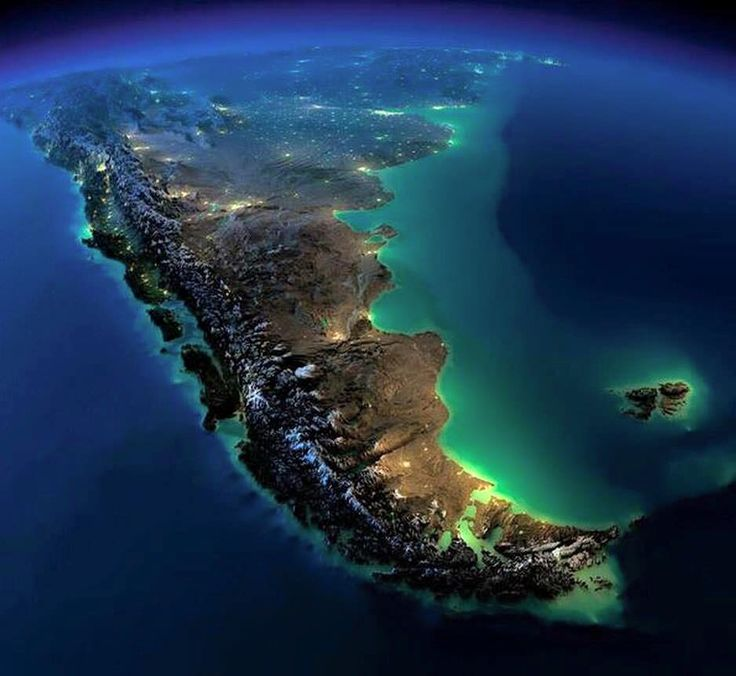
#> input picture argentina.jpg, 736 x 676 px, found by its file name
$ jupyter execute TP1.ipynb
#> lines starting #> are read from the running program, lines starting #| are printed output that depends on the picture; after the words box and inside, x2 and y2 are one past the last pixel; in counts of white or black regions, pixels touching at a corner belong together
[cell 1]
import os
from PIL import Image
#directorio = "/Users/vivi/Google Drive/ITBA/imagenes"
directorio = "/Users/juan/Google Drive/Mi unidad/facultad/itba/imagenes/"
directorio2 = "/Users/juan/Google Drive/Mi unidad/facultad/itba/imagenes/Landsat8/"

[cell 2]
# 2a)
# mostramos la imagen


# Armamos las rutas completas
ruta_img1 = os.path.join(directorio, "argentina.jpg")
ruta_img2 = os.path.join(directorio2, "LC08_224-078_2018-01-05_RGB.png")

# Abrimos las imágenes
img = Image.open(ruta_img1)
#> img is the input picture: PIL image 736x676 RGB; mean R, G, B 29, 54.4, 80.4
img2 = Image.open(ruta_img2)
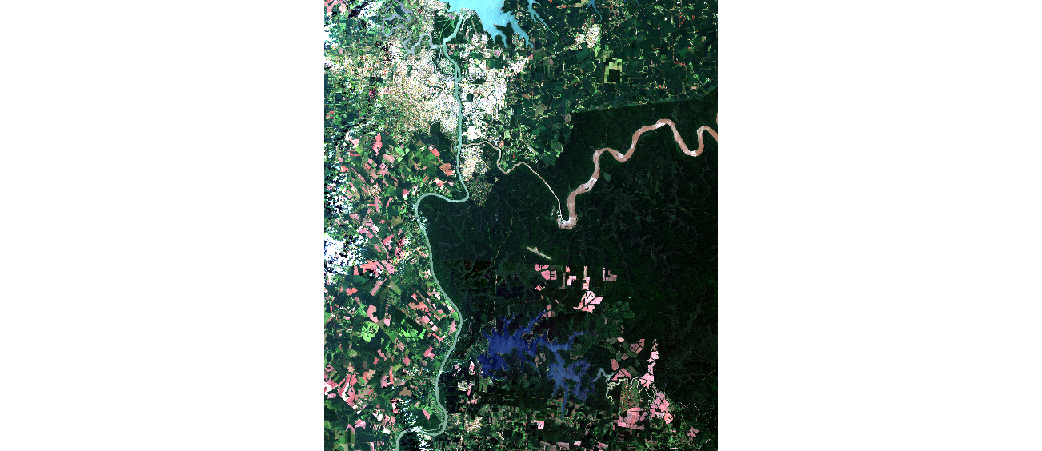
#> input picture LC08_224-078_2018-01-05_RGB.png, 1042 x 451 px, found by its file name
#> img2 is the input picture: PIL image 1042x451 RGBA; mean R, G, B, A 20.9, 29.2, 25.1, 96.4

# Mostramos las imágenes
display(img)
display(img2)

[cell 3]
# Definimos el nombre del nuevo archivo
nombre_archivo = "argentina2.jpg"

# Armamos la ruta completa
ruta_salida = os.path.join(directorio, nombre_archivo)

# Guardamos la imagen
img.save(ruta_salida)

[cell 4]
# 2c)
# Acá verificamos que la imagen satelital es de 4 canales, siendo el 4to el Alpha (transparencia). Algo comun en las imágenes png.
# una imagen JPG tiene 3 canales.
print("Imagen 1 es: ", img.mode)
#| Imagen 1 es:  RGB
print("Imagen 2 es: ", img2.mode)
#| Imagen 2 es:  RGBA

# Obtener el valor de un pixel en la imagen
pixel_img = img.getpixel((200, 150))
#> pixel_img = (64, 98, 144)
pixel_img2 = img2.getpixel((353, 353))
#> pixel_img2 = (104, 162, 97, 255)
print(f"Valor del pixel en (353, 353): {pixel_img}")
#| Valor del pixel en (353, 353): (64, 98, 144)
print(f"Valor del pixel en (200, 150): {pixel_img2}")
#| Valor del pixel en (200, 150): (104, 162, 97, 255)

# Esto nos devuelve el valor de la tupla para cada una de las posiciones. Podemos ver que para la imagen 1 es de 3 bandas (RGB) y para la imagen 2 es de 4 bandas (RGBA).

[cell 5]
# 2d) Copiar una parte de la imagen en otra imagen nueva
img_cortada = img2.crop((350, 250, 500, 400)).convert("RGB")  # (left, upper, right, lower)
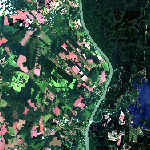
#> img_cortada: PIL image 150x150 RGB; mean R, G, B 60, 82.8, 71.6
display(img_cortada)

[cell 6]
#2e)
# Guardar la imagen cortada en un nuevo archivo
# Definimos el nombre del archivo de salida
nombre_corte = "imagen_cortada.png"

# Armamos la ruta completa
ruta_corte = os.path.join(directorio, nombre_corte)

# Guardamos la imagen cortada
img_cortada.save(ruta_corte)

[cell 7]
# 3
import numpy as np
import matplotlib.pyplot as plt

# usamos convert para pasar la imagen 1 a niveles de gris.
img_gris = img.convert("L")
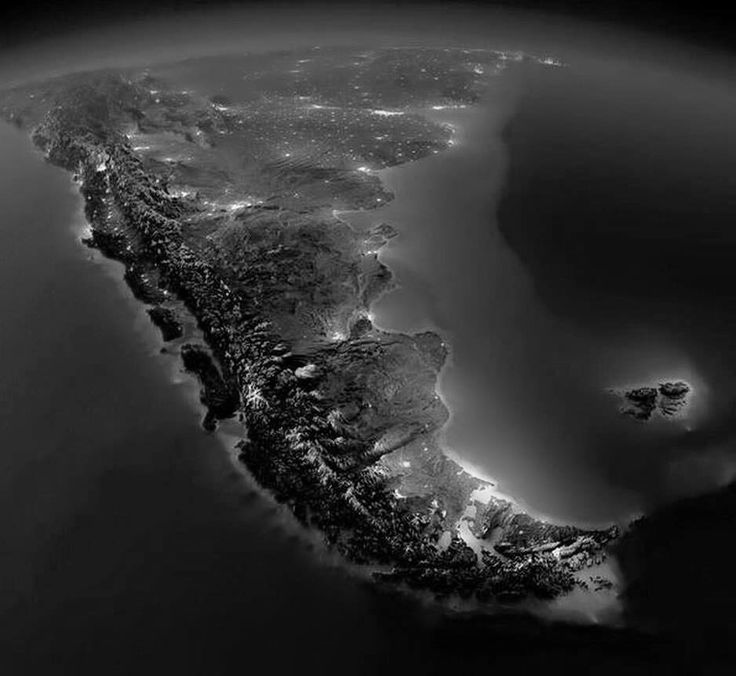
#> img_gris: PIL image 736x676 L; min 0, max 255, mean 49.8

# definimos una función de corrección gamma.
# metemos la imagen en un array de numpy, aplicamos la corrección gamma y volvemos a convertir a imagen.
def correccion_gamma(img, gamma):
    img_array = np.array(img)
    # normalizamos, aplicamos gama y reescalamos nuevamente para mostrarlo. Por que la corrección gamma se hace sobre valores entre 0 y 1.
    out = (img_array / 255) ** (gamma) * 255 # esta es la corrección
    return Image.fromarray(np.uint8(out)) # hay que convertir a uint8 para que sea una imagen válida
valores_gamma = [0.5, 1.5]
plt.figure(figsize=(15, 5))
plt.subplot(1, len(valores_gamma) + 1, 1)
plt.imshow(img_gris, cmap='gray')
plt.title('Imagen en Grises')
plt.axis('off')
for i, gamma in enumerate(valores_gamma):
    img_gamma = correccion_gamma(img_gris, gamma)
    plt.subplot(1, len(valores_gamma) + 1, i + 2)
    plt.imshow(img_gamma, cmap='gray')
    plt.title(f'Corrección Gamma: {gamma}')
    plt.axis('off')
#> this loop made 2 passes
#> pass 1, in correccion_gamma, `out = (img_array / 255) ** (gamma) * 255`:
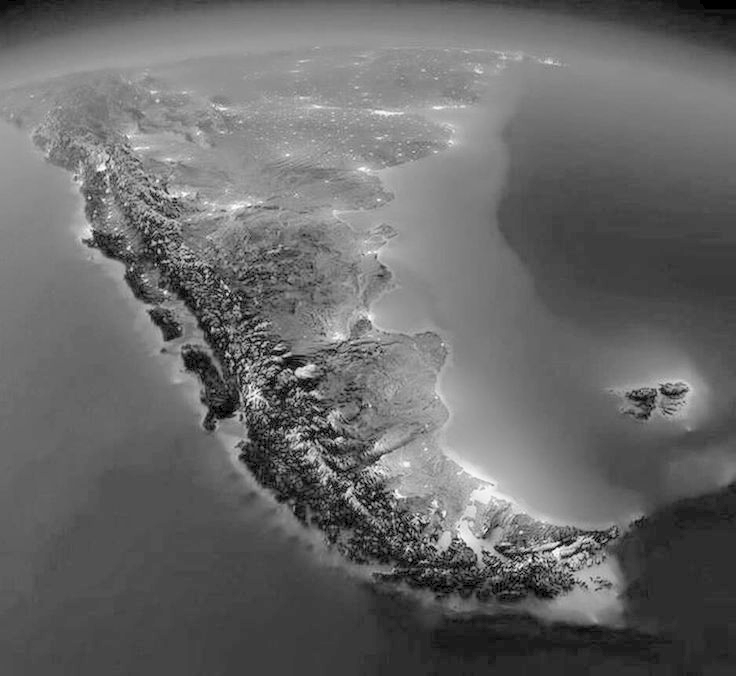
#> out: shape (676, 736) float64; min 0, max 255, mean 105.3

plt.show()

[cell 8]
#4
# Función que calcula el negativo de una imagen RGB
def negativo_rgb(img):
    # Convertimos a array numpy
    img_array = np.array(img)
    # Aplicamos negativo: 255 - valor
    negativo_array = 255 - img_array
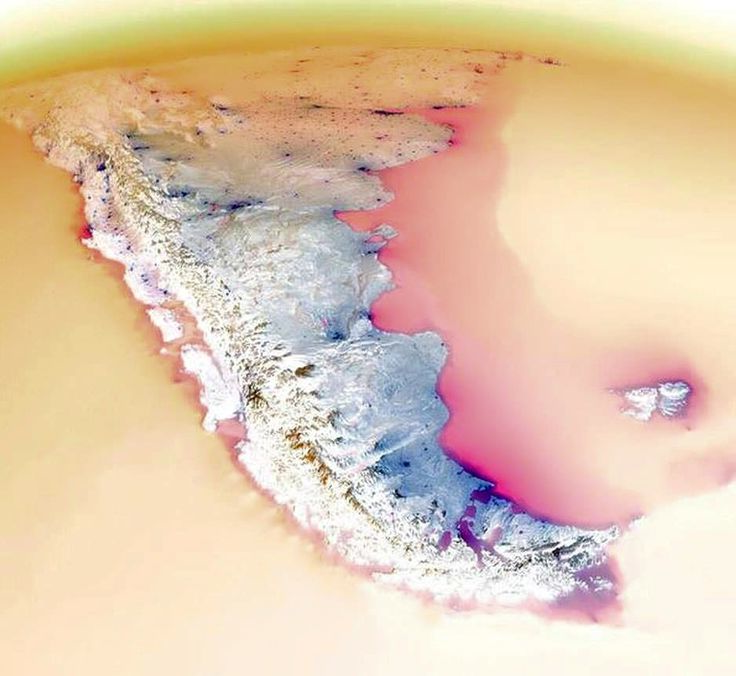
#> negativo_array: shape (676, 736, 3); mean R, G, B 226, 200.6, 174.6
    # Reconstruimos imagen
    return Image.fromarray(negativo_array)

# Aplicamos la función
img_negativa = negativo_rgb(img)

# Mostramos imagen original y negativa
plt.figure(figsize=(10, 5))
plt.subplot(1, 2, 1)
plt.imshow(img)
plt.title("Imagen original")
plt.axis("off")

plt.subplot(1, 2, 2)
plt.imshow(img_negativa)
plt.title("Imagen negativa")
plt.axis("off")

plt.show()

[cell 9]
#5
# Función que calcula y muestra el histograma de cada banda RGB
def mostrar_histogramas_rgb(img):
    img_array = np.array(img)

    bandas = ('rojo', 'verde', 'azul')
    colores = ('red', 'green', 'blue')

    plt.figure(figsize=(12, 4))

    for i in range(3):
        banda = img_array[:, :, i]
        hist, _ = np.histogram(banda, bins=256, range=(0, 255))

        plt.subplot(1, 3, i + 1)
        plt.plot(hist, color=colores[i])
        plt.title(f'Histograma - Banda {bandas[i]}')
        plt.xlim(0, 255)
        plt.xlabel('Intensidad')
        plt.ylabel('Frecuencia')
#> this loop made 3 passes
#> pass 1, in mostrar_histogramas_rgb, `banda = img_array[:, :, i]`:
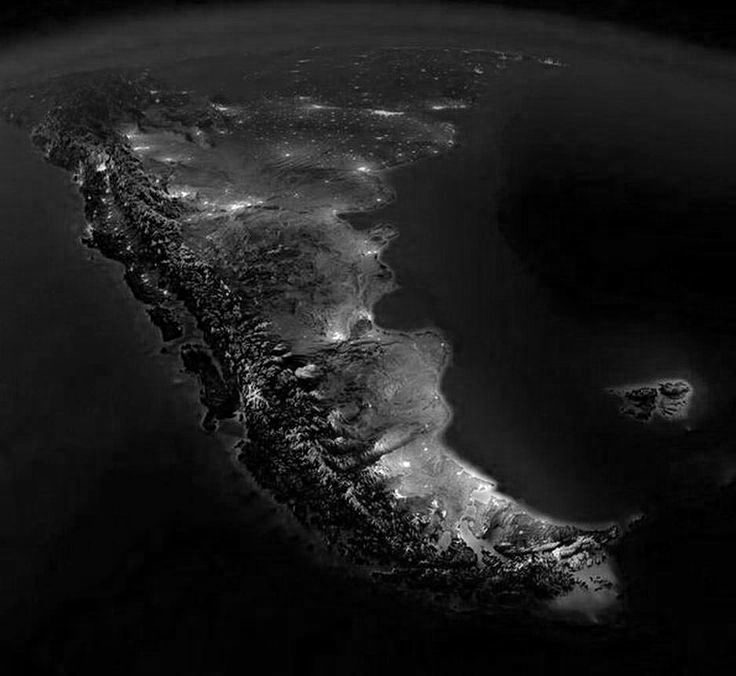
#> banda: shape (676, 736); min 0, max 255, mean 29
#> pass 3, in mostrar_histogramas_rgb, `banda = img_array[:, :, i]`:
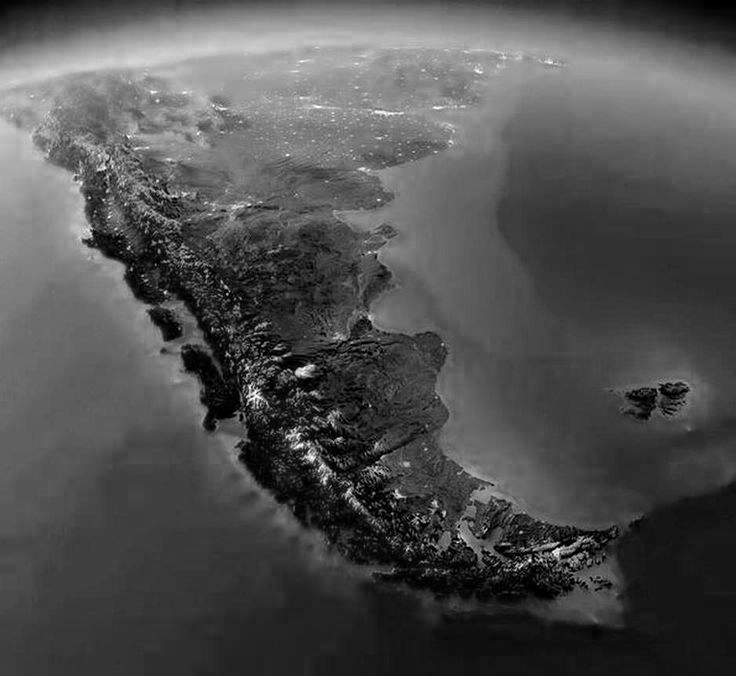
#> banda: shape (676, 736); min 0, max 255, mean 80.4

    plt.tight_layout()
    plt.show()
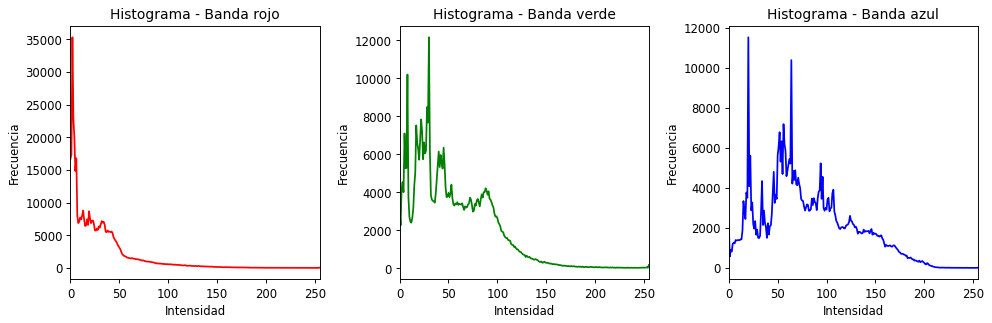
#> figure drawn by matplotlib, 3 panels; panel 1: curve peaks at x = 2, y = 35297; panel 2: curve peaks at x = 30, y = 12163; panel 3: curve peaks at x = 20, y = 11515

# 🔽 Llamamos a la función directamente sobre la imagen img
mostrar_histogramas_rgb(img)

[cell 10]
#6

def umbralizar_por_banda(img, umbral):
    # Convertimos imagen a array numpy
#> called with umbral = 128
    img_array = np.array(img)

    # Separar los tres canales
    r, g, b = img_array[:, :, 0], img_array[:, :, 1], img_array[:, :, 2]

    # Aplicamos el umbral a cada banda
    r_bin = np.where(r >= umbral, 255, 0).astype(np.uint8)
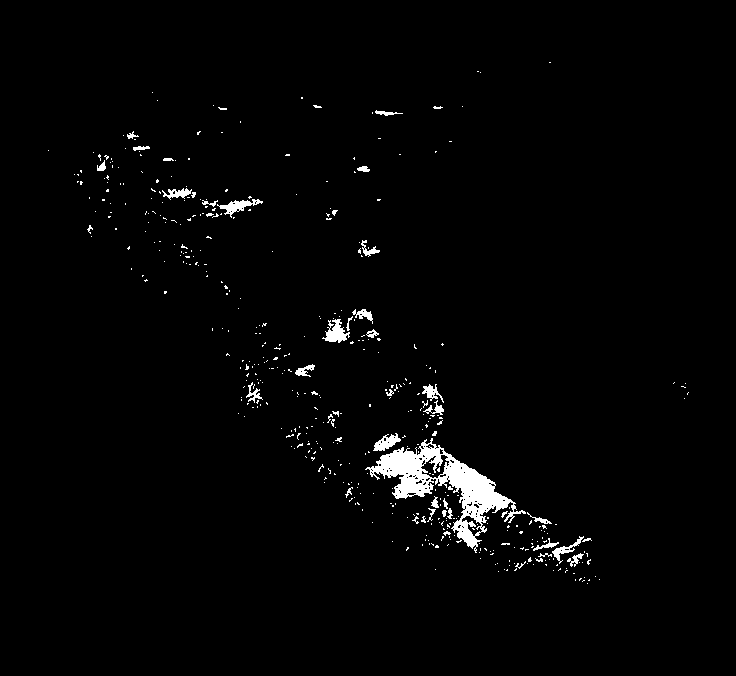
#> r_bin: shape (676, 736); 1.9% white; 467 white regions (425 under 20 px), largest, box (x1, y1, x2, y2) and area: (365, 438, 526, 553) 4885, (322, 319, 350, 343) 343, (217, 199, 263, 218) 300
    g_bin = np.where(g >= umbral, 255, 0).astype(np.uint8)
#> g_bin: shape (676, 736); 3.9% white; 700 white regions (639 under 20 px), largest, box (x1, y1, x2, y2) and area: (431, 368, 572, 561) 7542, (364, 102, 477, 152) 1844, (355, 303, 401, 333) 637
    b_bin = np.where(b >= umbral, 255, 0).astype(np.uint8)
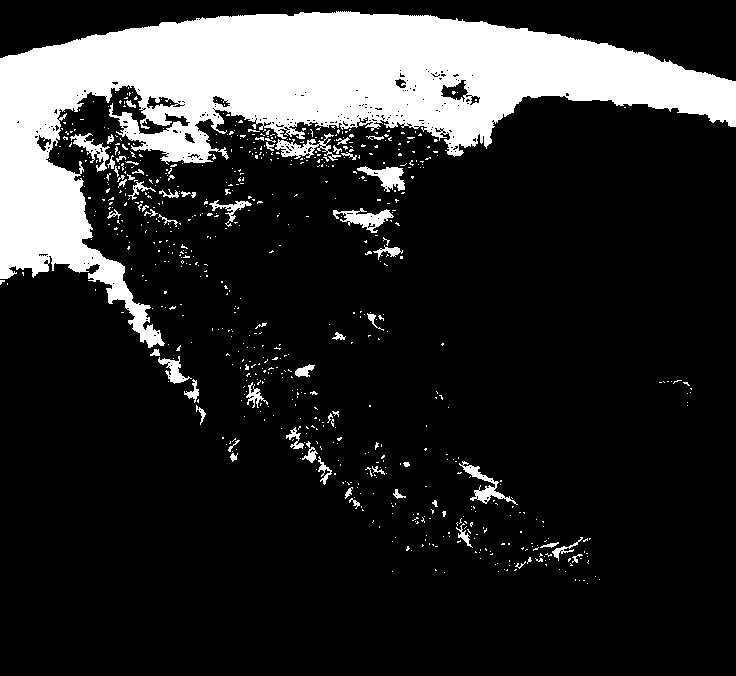
#> b_bin: shape (676, 736); 17.3% white; 715 white regions (652 under 20 px), largest, box (x1, y1, x2, y2) and area: (0, 11, 736, 348) 76931, (333, 208, 394, 233) 639, (275, 133, 341, 161) 610

    # Convertimos cada uno en imagen PIL
    r_img = Image.fromarray(r_bin, mode="L")
    g_img = Image.fromarray(g_bin, mode="L")
    b_img = Image.fromarray(b_bin, mode="L")

    return r_img, g_img, b_img

[cell 11]
# Umbral deseado (por ejemplo 128)
umbral = 128

# Aplicamos la función
r_binaria, g_binaria, b_binaria = umbralizar_por_banda(img, umbral)

# Mostramos los resultados
plt.figure(figsize=(12, 4))

plt.subplot(1, 3, 1)
plt.imshow(r_binaria, cmap="gray")
plt.title("Rojo umbralizado")
plt.axis("off")

plt.subplot(1, 3, 2)
plt.imshow(g_binaria, cmap="gray")
plt.title("Verde umbralizado")
plt.axis("off")

plt.subplot(1, 3, 3)
plt.imshow(b_binaria, cmap="gray")
plt.title("Azul umbralizado")
plt.axis("off")

plt.tight_layout()
plt.show()
